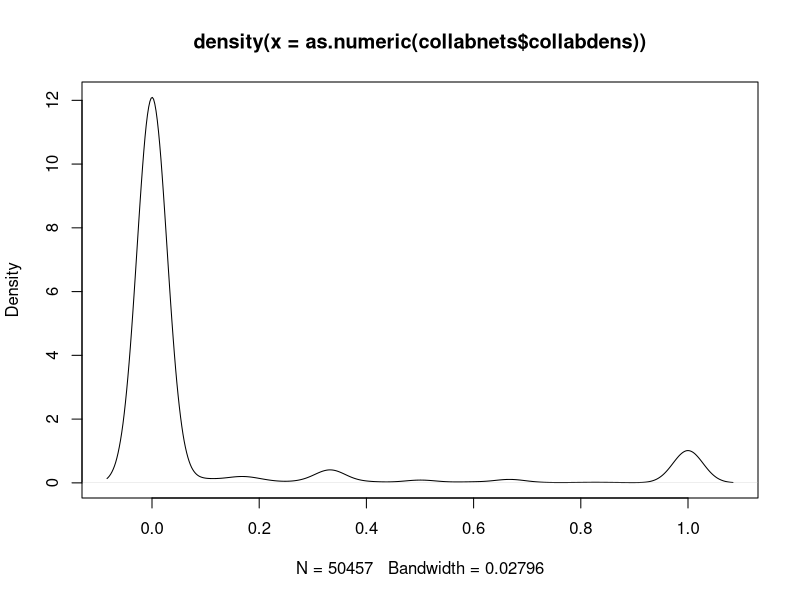
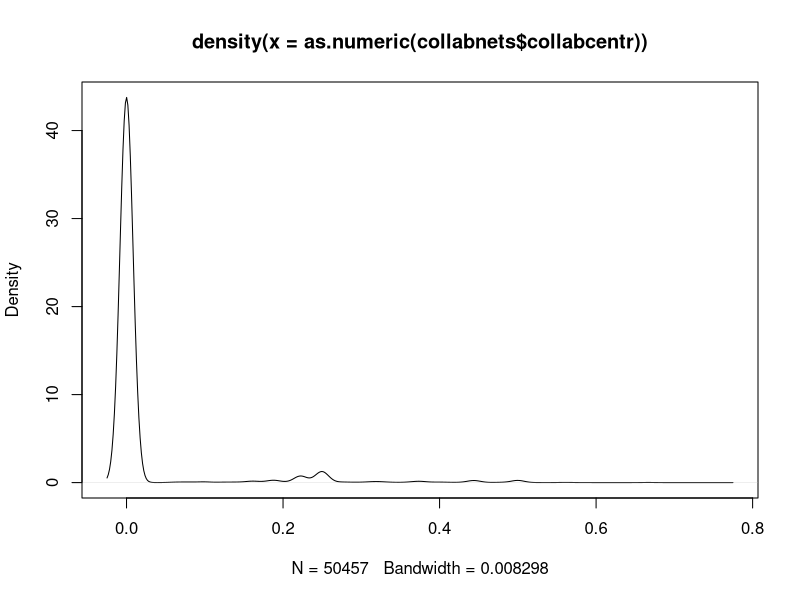

Here is the R script that generated these plots, in order:
## ---- chunk 1
knitr::opts_chunk$set(echo = TRUE)
## ---- chunk 2

collabnets <- read.csv("data/final_results/collabnets.csv")
## ---- chunk 3

plot(density(as.numeric(collabnets$collabdens)))
plot(density(as.numeric(collabnets$collabcentr)))
cor(as.numeric(collabnets$collabdens), as.numeric(collabnets$collabcentr)) # not so highly correlated!
